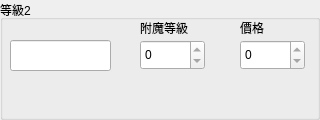
       <widget class="QGroupBox" name="ItemsLV2">
        <property name="sizePolicy">
         <sizepolicy hsizetype="Fixed" vsizetype="Fixed">
          <horstretch>0</horstretch>
          <verstretch>0</verstretch>
         </sizepolicy>
        </property>
        <property name="minimumSize">
         <size>
          <width>320</width>
          <height>120</height>
         </size>
        </property>
        <property name="maximumSize">
         <size>
          <width>320</width>
          <height>120</height>
         </size>
        </property>
        <property name="title">
         <string>等級2</string>
        </property>
        <widget class="QSpinBox" name="enchantmentLevelLV2">
         <property name="geometry">
          <rect>
           <x>140</x>
           <y>40</y>
           <width>65</width>
           <height>30</height>
          </rect>
         </property>
         <property name="minimumSize">
          <size>
           <width>65</width>
           <height>30</height>
          </size>
         </property>
         <property name="maximumSize">
          <size>
           <width>65</width>
           <height>30</height>
          </size>
         </property>
         <property name="cursor">
          <cursorShape>PointingHandCursor</cursorShape>
         </property>
         <property name="wrapping">
          <bool>false</bool>
         </property>
         <property name="buttonSymbols">
          <enum>QAbstractSpinBox::ButtonSymbols::UpDownArrows</enum>
         </property>
         <property name="accelerated">
          <bool>false</bool>
         </property>
         <property name="minimum">
          <number>0</number>
         </property>
         <property name="maximum">
          <number>0</number>
         </property>
         <property name="value">
          <number>0</number>
         </property>
        </widget>
        <widget class="QLabel" name="label_3">
         <property name="geometry">
          <rect>
           <x>140</x>
           <y>20</y>
           <width>53</width>
           <height>15</height>
          </rect>
         </property>
         <property name="text">
          <string>附魔等級</string>
         </property>
        </widget>
        <widget class="QSpinBox" name="enchantedBookPriceLV2">
         <property name="geometry">
          <rect>
           <x>240</x>
           <y>40</y>
           <width>65</width>
           <height>30</height>
          </rect>
         </property>
         <property name="minimumSize">
          <size>
           <width>65</width>
           <height>30</height>
          </size>
         </property>
         <property name="maximumSize">
          <size>
           <width>65</width>
           <height>30</height>
          </size>
         </property>
         <property name="minimum">
          <number>0</number>
         </property>
         <property name="maximum">
          <number>0</number>
         </property>
         <property name="value">
          <number>0</number>
         </property>
        </widget>
        <widget class="QLabel" name="label_4">
         <property name="geometry">
          <rect>
           <x>240</x>
           <y>20</y>
           <width>53</width>
           <height>15</height>
          </rect>
         </property>
         <property name="text">
          <string>價格</string>
         </property>
        </widget>
        <widget class="QLineEdit" name="enchantmentNameLV2">
         <property name="geometry">
          <rect>
           <x>10</x>
           <y>40</y>
           <width>101</width>
           <height>31</height>
          </rect>
         </property>
         <property name="cursor">
          <cursorShape>ArrowCursor</cursorShape>
         </property>
         <property name="readOnly">
          <bool>true</bool>
         </property>
        </widget>
       </widget>
